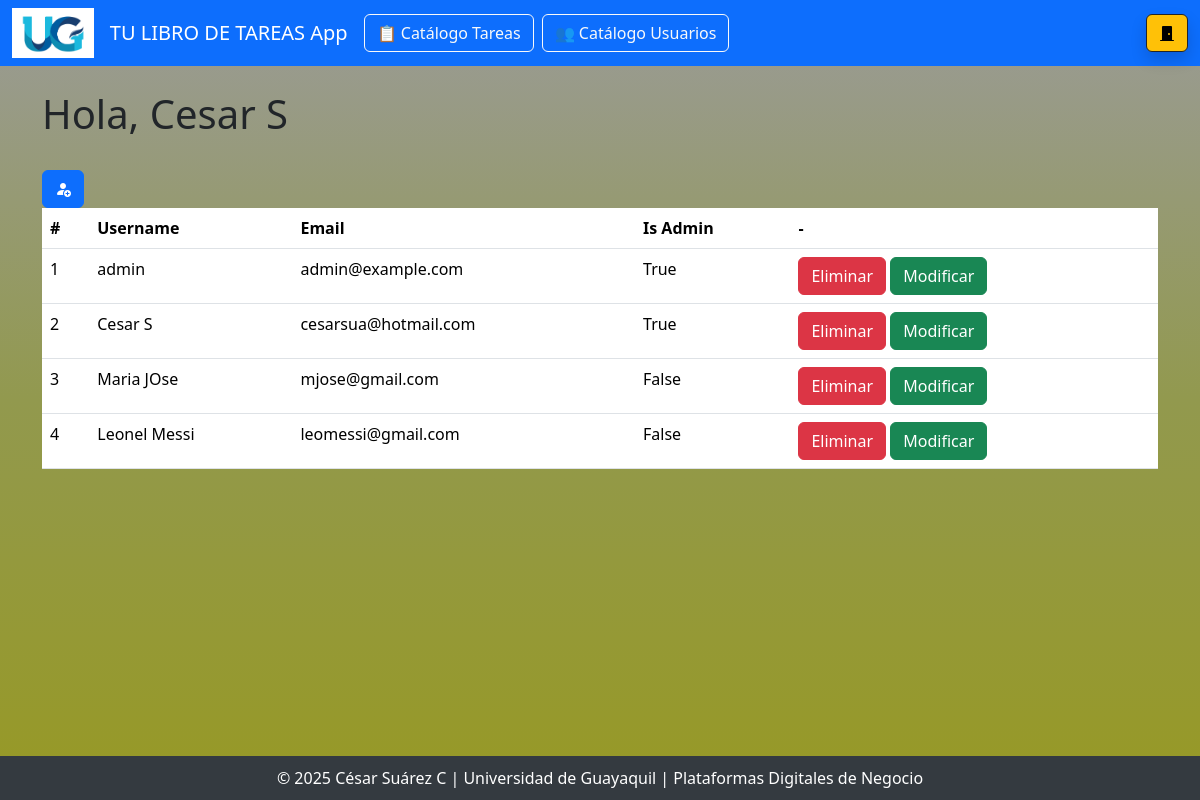
The app's page /usuario_read (signed in) with its own data.
### main.py (models this page shows)
class Usuario(UserMixin, db.Model):
    id = db.Column(db.Integer, primary_key=True)
    username = db.Column(db.String(150), nullable=False, unique=True)
    email = db.Column(db.String(150), unique=True)
    password = db.Column(db.String(150))
    is_admin = db.Column(db.Boolean, default=False)
    tareas = db.relationship('Tarea', backref='usuario', lazy=True)

### main.py (the view)
@app.route("/usuario_read", methods=['GET','POST'])
@login_required
def usuario_read():
    usuarios = Usuario.query.all()
    return render_template('usuario_read.html',usuarios=usuarios, user = current_user)

### main.py (called while the page is built)
@login_manager.user_loader
def load_user(user_id):
    return Usuario.query.get(int(user_id))

### templates/usuario_read.html (shortened to what this page needs)
{% extends "base.html" %}
{%block contenido %}
<H1 class="animate__animated animate__bounce">Hola, {{user.username }}</H1> <br>
<a href="usuario_add"><button class="btn btn-primary"><i class="bi bi-person-fill-add"></i></button></a><br>
<table class="table">
    <thead>
        <tr>
            <th scope="col">#</th>
            <th scope="col">Username</th>
            <th scope="col">Email</th>
            <th scope="col">Is Admin</th>
            <th scope="col">-</th>
        </tr>
    </thead>
    <tbody>
        {% for u in usuarios %}
        <tr>
            <td scope="col">{{u.id}}</td>
            <td scope="col">{{u.username}}</td>
            <td scope="col">{{u.email}}</td>
            <td scope="col">{{u.is_admin}}</td>
            <td scope="col"><a href="{{ url_for('usuario_delete', id=u.id) }}"><button class="btn btn-danger">Eliminar</button></a>
                            <a href="{{ url_for('usuario_update', id=u.id) }}"><button class="btn btn-success">Modificar</button></a>
            </td>
        </tr>
        {% endfor %}
    </tbody>
</table>
{% endblock %}

### templates/base.html (style rules this page uses)
body { background: linear-gradient(to bottom, #9a9b99, #92994e, #979924); min-height: 100vh; display: flex; flex-direction: column; }

### records on screen
Usuario: username "Cesar S", id "2", email "cesarsua@hotmail.com", is_admin "True"
Usuario: id "1", username "admin", email "admin@example.com", is_admin "True"
Usuario: id "3", username "Maria JOse", email "mjose@gmail.com", is_admin "False"
Usuario: id "4", username "Leonel Messi", email "leomessi@gmail.com", is_admin "False"
